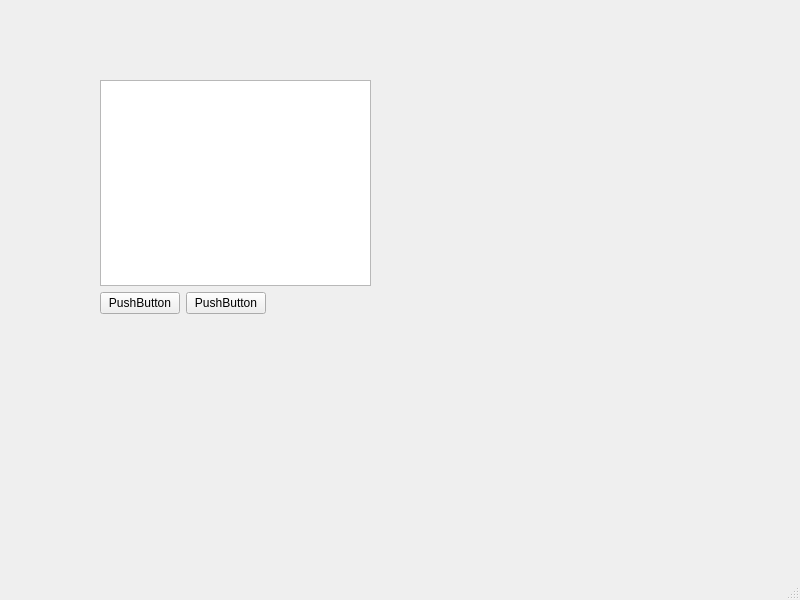
<?xml version="1.0" encoding="UTF-8"?>
<ui version="4.0">
 <class>MainWindow</class>
 <widget class="QMainWindow" name="MainWindow">
  <property name="geometry">
   <rect>
    <x>0</x>
    <y>0</y>
    <width>800</width>
    <height>600</height>
   </rect>
  </property>
  <property name="windowTitle">
   <string>MainWindow</string>
  </property>
  <widget class="QWidget" name="centralwidget">
   <widget class="QWidget" name="">
    <property name="geometry">
     <rect>
      <x>100</x>
      <y>80</y>
      <width>277</width>
      <height>234</height>
     </rect>
    </property>
    <layout class="QVBoxLayout" name="verticalLayout">
     <item>
      <layout class="QHBoxLayout" name="horizontalLayout">
       <item>
        <widget class="QTreeView" name="treeView"/>
       </item>
       <item>
        <widget class="QWidget" name="widget" native="true"/>
       </item>
      </layout>
     </item>
     <item>
      <layout class="QHBoxLayout" name="horizontalLayout_2">
       <item>
        <widget class="QPushButton" name="pushButton">
         <property name="text">
          <string>PushButton</string>
         </property>
        </widget>
       </item>
       <item>
        <widget class="QPushButton" name="pushButton_2">
         <property name="text">
          <string>PushButton</string>
         </property>
        </widget>
       </item>
       <item>
        <spacer name="horizontalSpacer">
         <property name="orientation">
          <enum>Qt::Orientation::Horizontal</enum>
         </property>
         <property name="sizeHint" stdset="0">
          <size>
           <width>40</width>
           <height>20</height>
          </size>
         </property>
        </spacer>
       </item>
      </layout>
     </item>
    </layout>
   </widget>
  </widget>
  <widget class="QMenuBar" name="menubar">
   <property name="geometry">
    <rect>
     <x>0</x>
     <y>0</y>
     <width>800</width>
     <height>25</height>
    </rect>
   </property>
  </widget>
  <widget class="QStatusBar" name="statusbar"/>
 </widget>
 <resources/>
 <connections/>
</ui>
